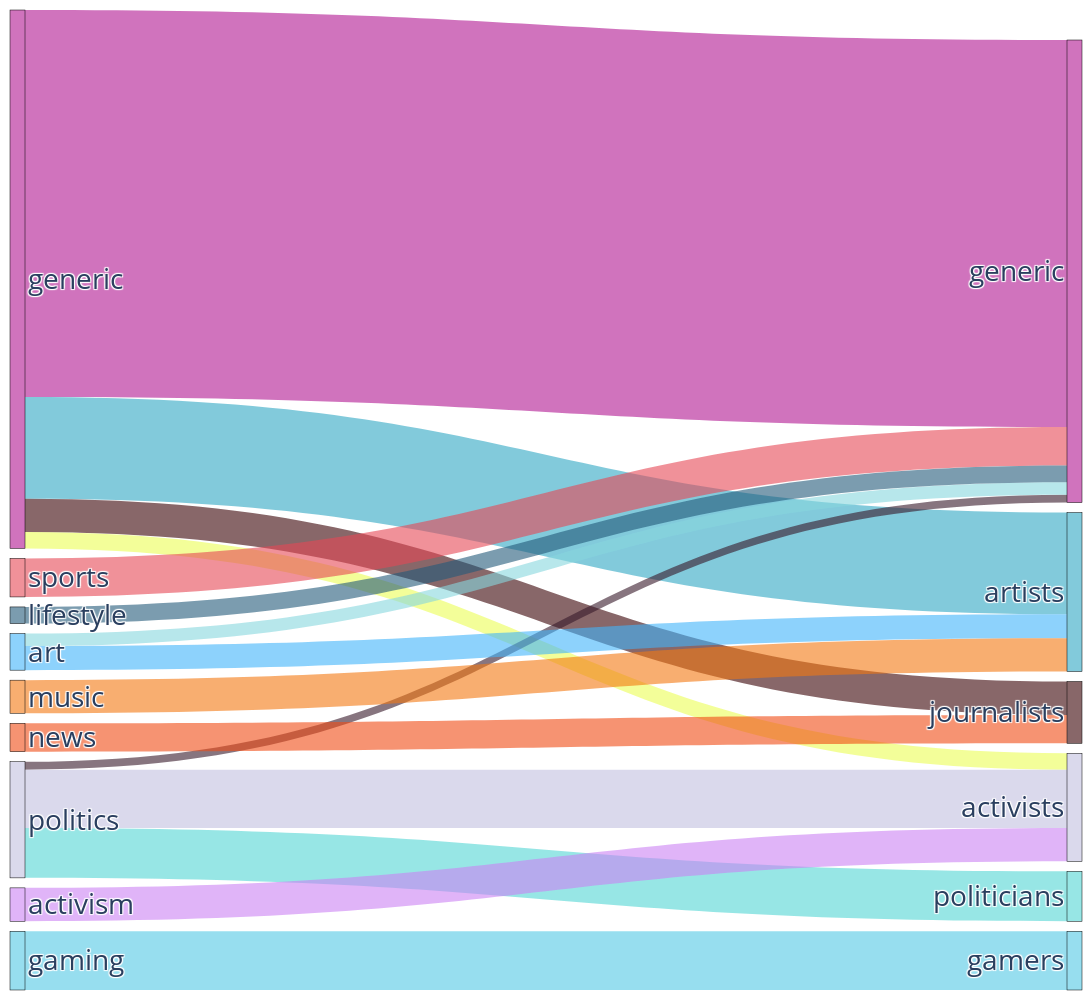

Notebook code cell kept with this figure:
### Code cell
import pandas as pd
import plotly.graph_objects as go
import re
from sentence_transformers import SentenceTransformer
from sklearn.cluster import AgglomerativeClustering
from collections import defaultdict, Counter
import random

file_path = "../data/classified_posts/classified_starter_packs_hpc.csv"
df = pd.read_csv(file_path)

def normalize_classification(text, is_starter_pack=False):
    if pd.isna(text):
        return ""
    text = text.lower()
    text = re.sub(r"\(.*?\)", "", text)
    text = re.sub(r"-.*", "", text).strip()
    if "n/a" in text or "unknown" in text:
        return ""
    text = re.sub(r"[^\w\s]", "", text)

    singular_to_plural = {
        "art": "arts",
    }
    for singular, plural in singular_to_plural.items():
        if singular == text:
            text = plural
            break

    # Shared rule: anything with "anti" goes to activism
    if "anti" in text:
        return "activism"

    if is_starter_pack:
        starter_keywords = {"social media", "media", "social"}
        if any(keyword in text for keyword in starter_keywords):
            return "generic"
        if "creative" in text or "anime" in text:
            return "art"
        
        if "news aggregator" in text: 
            return "news"
        
        if "political" in text: 
            return "politics"
        
    else:
        participant_keywords = {
            "friend", "individual", "fan", "influencer",
            "user", "users", "social media", "social circle", "community", "people", "consumers", "learners"
        }
        if any(keyword in text for keyword in participant_keywords):
            return "generic"
        if "creator" in text or "creative" in text:
            return "artists"

    return text

df["cleaned_starter_pack"] = df["starter_pack_classification"].apply(
    lambda x: normalize_classification(x, is_starter_pack=True)
)
df["cleaned_participants"] = df["participants_classification"].apply(normalize_classification)

df = df[(df["cleaned_starter_pack"] != "") & (df["cleaned_participants"] != "")]

# Semantic clustering
embedder = SentenceTransformer("all-MiniLM-L6-v2")

def cluster_and_label_semantic(labels, n_clusters=30, side="starter_pack"):
    embeddings = embedder.encode(labels, convert_to_tensor=False)
    clustering_model = AgglomerativeClustering(distance_threshold=1.0, n_clusters=None)
    cluster_labels = clustering_model.fit_predict(embeddings)

    clusters = defaultdict(list)
    for label, cluster_id in zip(labels, cluster_labels):
        clusters[cluster_id].append(label)

    rep_map = {}
    for cluster_id, members in clusters.items():
        if any(m in {"generic", "artists", "activism"} for m in members):
            representative = [m for m in members if m in {"generic", "artists", "activism"}][0]
        else:
            counts = Counter(df[df[f"cleaned_{side}"].isin(members)][f"cleaned_{side}"])
            representative = counts.most_common(1)[0][0] if counts else members[0]
        for m in members:
            rep_map[m] = representative

    return rep_map

# starter_pack_map = cluster_and_label_semantic(df["cleaned_starter_pack"].unique(), n_clusters=30, side="starter_pack")
# participant_map = cluster_and_label_semantic(df["cleaned_participants"].unique(), n_clusters=30, side="participants")

df["grouped_starter_pack"] = df["cleaned_starter_pack"]
df["grouped_participants"] = df["cleaned_participants"]

# Filter top 20 most frequent
top_20_starter_packs = df["grouped_starter_pack"].value_counts().nlargest(10).index
top_20_participants = df["grouped_participants"].value_counts().nlargest(10).index

df = df[df["grouped_starter_pack"].isin(top_20_starter_packs)]
df = df[df["grouped_participants"].isin(top_20_participants)]

starter_pack_classes = df["grouped_starter_pack"].unique()
participant_classes = df["grouped_participants"].unique()

starter_pack_class_map = {label: idx for idx, label in enumerate(starter_pack_classes)}
participant_class_map = {label: idx + len(starter_pack_classes) for idx, label in enumerate(participant_classes)}

df["source"] = df["grouped_starter_pack"].map(starter_pack_class_map)
df["target"] = df["grouped_participants"].map(participant_class_map)

source_target_counts = (
    df.groupby(["source", "target"])
    .size()
    .reset_index(name="value")
)

min_link_threshold = 100
source_target_counts = source_target_counts[source_target_counts["value"] >= min_link_threshold]

labels = list(starter_pack_class_map.keys()) + list(participant_class_map.keys())

def generate_random_color():
    return f"rgba({random.randint(0, 255)}, {random.randint(0, 255)}, {random.randint(0, 255)}, 0.6)"

colors = [generate_random_color() for _ in range(len(source_target_counts))]

node_colors = defaultdict(list)
for idx, (source, target, value) in enumerate(source_target_counts.itertuples(index=False, name=None)):
    node_colors[source].append((colors[idx], value))  
    node_colors[target].append((colors[idx], value)) 

def get_dominant_color(color_value_pairs):
    color_weights = defaultdict(float)
    for color, value in color_value_pairs:
        color_weights[color] += value
    return max(color_weights, key=color_weights.get)

node_colors_dominant = [get_dominant_color(node_colors[i]) if i in node_colors else "rgba(200, 200, 200, 0.6)" for i in range(len(labels))]

sankey_fig = go.Figure(go.Sankey(
    node=dict(
        pad=10,
        thickness=15,
        line=dict(color="black", width=0.5),
        label=labels,
        color=node_colors_dominant
    ),
    link=dict(
        source=source_target_counts["source"],
        target=source_target_counts["target"],
        value=source_target_counts["value"],
        color=colors
    )
))

sankey_fig.update_layout(
    width=1400,
    height=1000,
    margin=dict(l=10, r=10, t=10, b=10),
    hovermode="x unified",
    font=dict(size=28)
)

sankey_fig.write_image("sankey_diagram_semantic.png", scale=2)
sankey_fig.show()

print("Top cleaned starter packs:", df["cleaned_starter_pack"].value_counts().head(10))
print("Top grouped starter packs:", df["grouped_starter_pack"].value_counts().head(10))

### Figure 1 — Plotly figure (JSON) as saved in the notebook; plotly's stock layout.template omitted (floating-point values rounded to 4 significant figures)
{"data": [{"link": {"color": ["rgba(177, 22, 146, 0.6)", "rgba(47, 167, 196, 0.6)", "rgba(58, 3, 5, 0.6)", "rgba(235, 253, 86, 0.6)", "rgba(56, 25, 42, 0.6)", "rgba(83, 214, 212, 0.6)", "rgba(193, 192, 223, 0.6)", "rgba(230, 73, 86, 0.6)", "rgba(241, 76, 21, 0.6)", "rgba(136, 215, 222, 0.6)", "rgba(66, 181, 251, 0.6)", "rgba(203, 130, 244, 0.6)", "rgba(243, 121, 18, 0.6)", "rgba(35, 91, 123, 0.6)", "rgba(82, 200, 229, 0.6)"], "source": [0, 0, 0, 0, 1, 1, 1, 2, 3, 4, 4, 5, 6, 7, 8], "target": [10, 11, 12, 14, 10, 13, 14, 10, 12, 10, 11, 14, 11, 10, 16], "value": [5482, 1440, 473, 231, 112, 707, 826, 546, 403, 176, 342, 473, 469, 236, 832]}, "node": {"color": ["rgba(177, 22, 146, 0.6)", "rgba(193, 192, 223, 0.6)", "rgba(230, 73, 86, 0.6)", "rgba(241, 76, 21, 0.6)", "rgba(66, 181, 251, 0.6)", "rgba(203, 130, 244, 0.6)", "rgba(243, 121, 18, 0.6)", "rgba(35, 91, 123, 0.6)", "rgba(82, 200, 229, 0.6)", "rgba(200, 200, 200, 0.6)", "rgba(177, 22, 146, 0.6)", "rgba(47, 167, 196, 0.6)", "rgba(58, 3, 5, 0.6)", "rgba(83, 214, 212, 0.6)", "rgba(193, 192, 223, 0.6)", "rgba(200, 200, 200, 0.6)", "rgba(82, 200, 229, 0.6)", "rgba(200, 200, 200, 0.6)", "rgba(200, 200, 200, 0.6)", "rgba(200, 200, 200, 0.6)"], "label": ["generic", "politics", "sports", "news", "art", "activism", "music", "lifestyle", "gaming", "education", "generic", "artists", "journalists", "politicians", "activists", "developers", "gamers", "scholars", "writers", "scientists"], "line": {"color": "black", "width": 0.5}, "pad": 10, "thickness": 15}, "type": "sankey"}], "layout": {"font": {"size": 28}, "height": 1000, "hovermode": "x unified", "margin": {"b": 10, "l": 10, "r": 10, "t": 10}, "width": 1400}}
